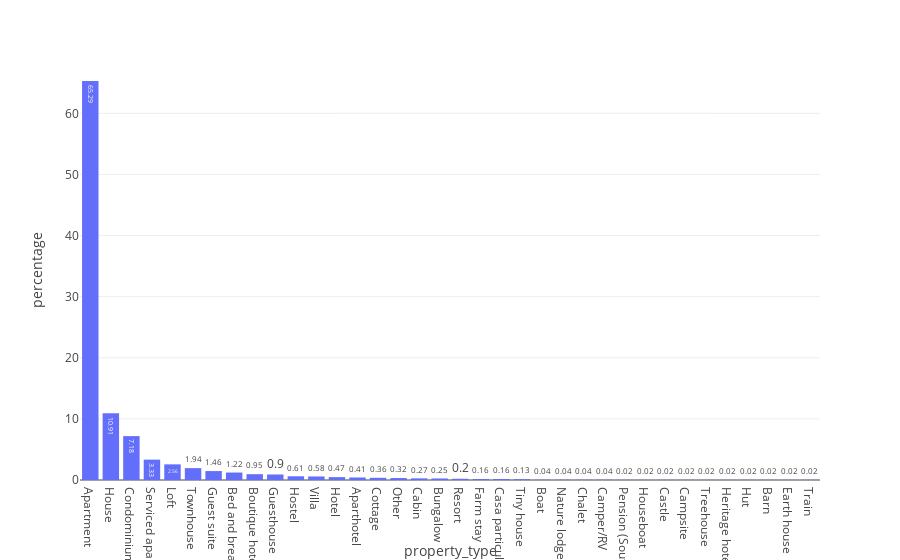

This figure's notebook cell:
### Code cell
color_sequence = px.colors.qualitative.Plotly
fig = px.bar(data_frame = total_property,
            x = 'property_type',
            y = 'percentage',
            hover_data = 'count',
            text = 'percentage',
            color_discrete_sequence=color_sequence
            )
fig

### Figure 1 — Plotly figure (JSON) as saved in the notebook; plotly's stock layout.template omitted (floating-point values rounded to 4 significant figures)
{"data": [{"alignmentgroup": "True", "customdata": [[3626], [606], [399], [185], [142], [108], [81], [68], [53], [50], [34], [32], [26], [23], [20], [18], [15], [14], [11], [9], [9], [7], [2], [2], [2], [2], [1], [1], [1], [1], [1], [1], [1], [1], [1], [1]], "hovertemplate": "property_type=%{x}<br>percentage=%{text}<br>count=%{customdata[0]}<extra></extra>", "legendgroup": "", "marker": {"color": "#636EFA", "pattern": {"shape": ""}}, "name": "", "offsetgroup": "", "orientation": "v", "showlegend": false, "text": [65.29, 10.91, 7.18, 3.33, 2.56, 1.94, 1.46, 1.22, 0.95, 0.9, 0.61, 0.58, 0.47, 0.41, 0.36, 0.32, 0.27, 0.25, 0.2, 0.16, 0.16, 0.13, 0.04, 0.04, 0.04, 0.04, 0.02, 0.02, 0.02, 0.02, 0.02, 0.02, 0.02, 0.02, 0.02, 0.02], "textposition": "auto", "type": "bar", "x": ["Apartment", "House", "Condominium", "Serviced apartment", "Loft", "Townhouse", "Guest suite", "Bed and breakfast", "Boutique hotel", "Guesthouse", "Hostel", "Villa", "Hotel", "Aparthotel", "Cottage", "Other", "Cabin", "Bungalow", "Resort", "Farm stay", "Casa particular (Cuba)", "Tiny house", "Boat", "Nature lodge", "Chalet", "Camper/RV", "Pension (South Korea)", "Houseboat", "Castle", "Campsite", "Treehouse", "Heritage hotel (India)", "Hut", "Barn", "Earth house", "Train"], "xaxis": "x", "y": [65.29, 10.91, 7.18, 3.33, 2.56, 1.94, 1.46, 1.22, 0.95, 0.9, 0.61, 0.58, 0.47, 0.41, 0.36, 0.32, 0.27, 0.25, 0.2, 0.16, 0.16, 0.13, 0.04, 0.04, 0.04, 0.04, 0.02, 0.02, 0.02, 0.02, 0.02, 0.02, 0.02, 0.02, 0.02, 0.02], "yaxis": "y"}], "layout": {"barmode": "relative", "legend": {"tracegroupgap": 0}, "margin": {"t": 60}, "xaxis": {"anchor": "y", "domain": [0, 1], "title": {"text": "property_type"}}, "yaxis": {"anchor": "x", "domain": [0, 1], "title": {"text": "percentage"}}}}
